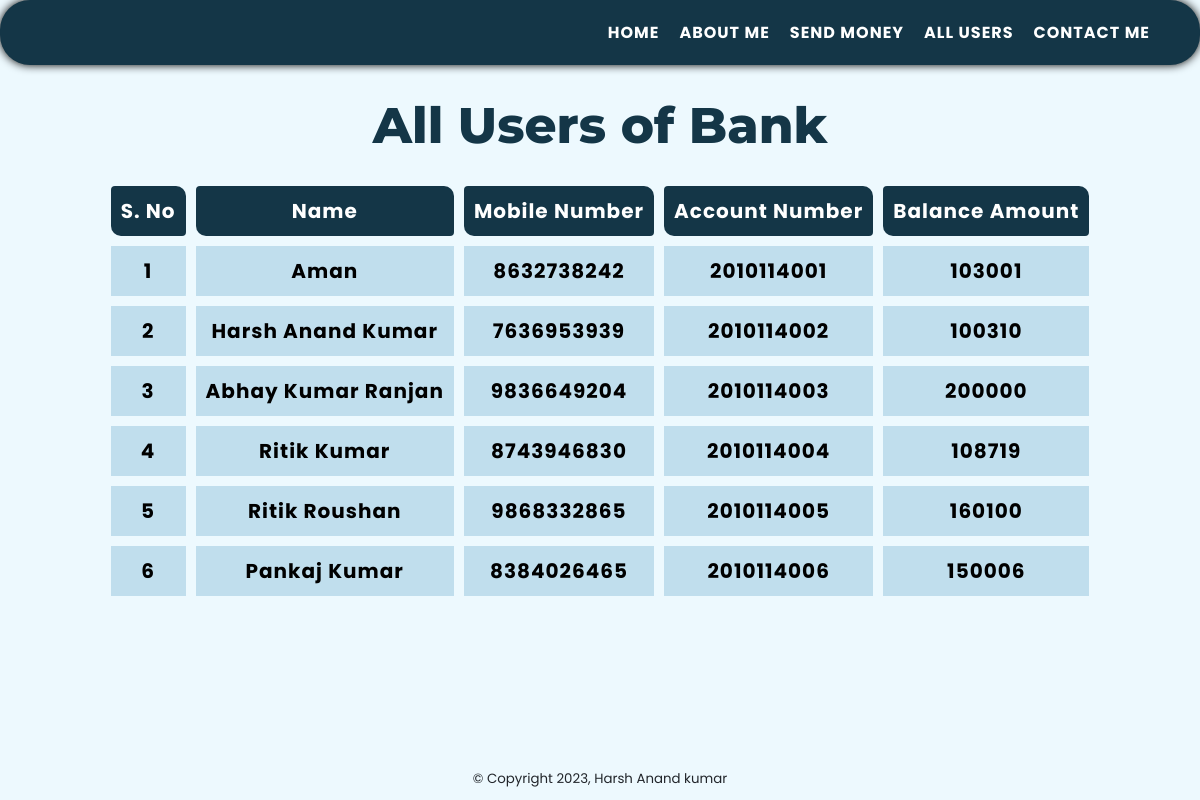
The page /allUsers.php on the database its author committed.
### tables this page shows
CREATE TABLE `users` (
  `S_No` int(100) NOT NULL,
  `Name` varchar(100) NOT NULL,
  `Mobile` bigint(255) NOT NULL,
  `Account` int(10) NOT NULL,
  `Balance` int(255) NOT NULL
);

### allUsers.php (the view, shortened to what this page needs)
<!DOCTYPE HTML>
<html lang="en">
  <head>
  </head>
  <body>
    <nav>
      <div class="logo">
      </div>
      <ul>
        <li class="link"><a href="index.php">HOME</a></li>
        <li class="link"><a href="about.php">ABOUT ME</a></li>
        <li class="link"><a href="sendMoney.php">SEND MONEY</a></li>
        <li class="link"><a href="allUsers.php">ALL USERS</a></li>
        <li class="link"><a href="contact.php">CONTACT ME</a>
        </li>
      </ul>
    </nav>
    <div class="users">
      <h1>All Users of Bank</h1>
      <?php
      $conn = mysqli_connect("localhost", "root", "", "sparksBank");
      if ($conn) {
        $query = "SELECT * FROM users";
        $query_exc = mysqli_query($conn, $query);
        if ($query_exc) {
          echo "<table class=\"alluser\">
          <thead>
          <th>S. No</th>
          <th>Name</th>
          <th>Mobile Number</th>
          <th>Account Number</th>
          <th>Balance Amount</th>
          </thead>";
          while ($row = mysqli_fetch_array($query_exc)) {
            echo "<tr> <td>" . $row['S_No'] . "</td>
            <td>" . $row['Name'] . "</td>
            <td>" . $row['Mobile'] . "</td>
            <td>" . $row['Account'] . "</td>
            <td>" . $row['Balance'] . "</td>";
          }
          echo "</table>";
        }
      } else {
        echo "<script>alert('Connection to Database Failed');</script>";
      }
      ?>
    </div>
    <footer><small>&copy; Copyright 2023, Harsh Anand kumar</small></footer>
  </body>
</html>

### rows shown on the page
users: S_No "1", Name "Aman", Mobile "8632738242", Account "2010114001", Balance "103001"
users: S_No "2", Name "Harsh Anand Kumar", Mobile "7636953939", Account "2010114002", Balance "100310"
users: S_No "3", Name "Abhay Kumar Ranjan", Mobile "9836649204", Account "2010114003", Balance "200000"
users: S_No "4", Name "Ritik Kumar", Mobile "8743946830", Account "2010114004", Balance "108719"
users: S_No "5", Name "Ritik Roushan", Mobile "9868332865", Account "2010114005", Balance "160100"
users: S_No "6", Name "Pankaj Kumar", Mobile "8384026465", Account "2010114006", Balance "150006"
